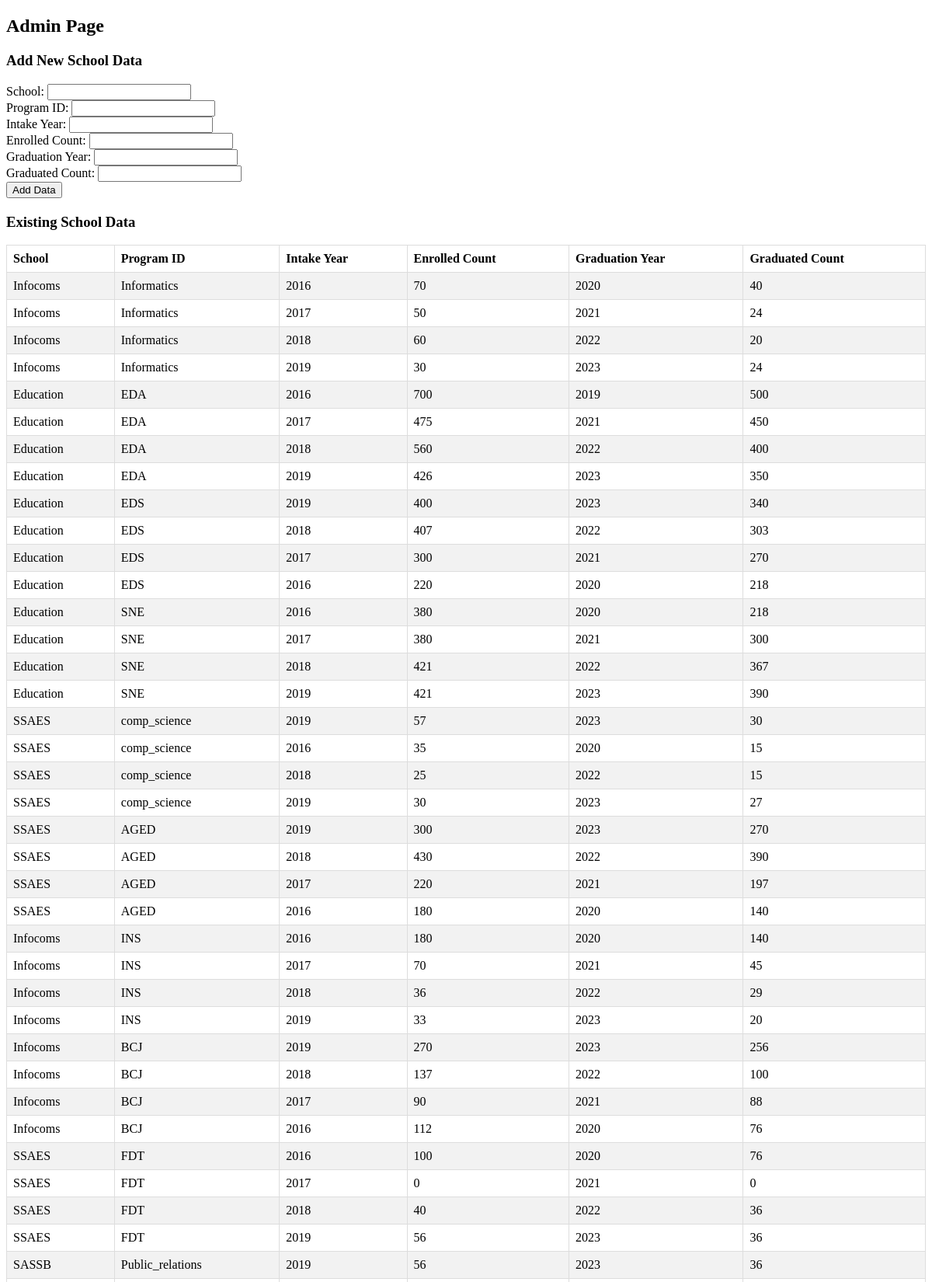
The app's page /admin.php (upper part) with its own data.
### tables this page shows
CREATE TABLE `records` (
  `id` int(11) NOT NULL,
  `school` varchar(20) NOT NULL,
  `programId` varchar(20) NOT NULL,
  `intakeYear` year(4) NOT NULL,
  `enrolled_count` int(11) NOT NULL,
  `graduationYear` year(4) NOT NULL,
  `graduated_count` int(11) NOT NULL
);

### admin.php (the view, shortened to what this page needs)
<!DOCTYPE html>
<html>
<head>
</head>
<body>
<h2>Admin Page</h2>
<div class="form">
<form method="post" action="conn.php">
    <h3>Add New School Data</h3>
    <label for="school">School:</label>
    <input type="text" id="school" name="school" required><br>
    <label for="programId">Program ID:</label>
    <input type="text" id="programId" name="programId" required><br>
    <label for="intakeYear">Intake Year:</label>
    <input type="text" id="intakeYear" name="intakeYear" required><br>
    <label for="enrolled_count">Enrolled Count:</label>
    <input type="number" id="enrolled_count" name="enrolled_count" required><br>
    <label for="graduationYear">Graduation Year:</label>
    <input type="text" id="graduationYear" name="graduationYear" required><br>
    <label for="graduated_count">Graduated Count:</label>
    <input type="number" id="graduated_count" name="graduated_count" required><br>
    <button type="submit">Add Data</button>
</form>
    </div>
<h3>Existing School Data</h3>
<table>
    <tr>
        <th>School</th>
        <th>Program ID</th>
        <th>Intake Year</th>
        <th>Enrolled Count</th>
        <th>Graduation Year</th>
        <th>Graduated Count</th>
    </tr>
<?php
$conn = new mysqli('localhost', 'root', '', 'project');
$sql = "SELECT school, programId, intakeYear, enrolled_count, graduationYear, graduated_count FROM records";
$result = $conn->query($sql);
if ($result->num_rows > 0) {
    while($row = $result->fetch_assoc()) {
        echo "<tr><td>" . $row["school"] . "</td><td>" . $row["programId"] . "</td><td>" . $row["intakeYear"] . "</td><td>" . $row["enrolled_count"] . "</td><td>" . $row["graduationYear"] . "</td><td>" . $row["graduated_count"] . "</td></tr>";
    }
} else {
    echo "0 results";
}
?>
</table>
</body>
</html>

### admin.php (style rules this page uses)
table { border-collapse: collapse; width: 100%; }
th, td { border: 1px solid #dddddd; text-align: left; padding: 8px; }
tr:nth-child(even) { background-color: #f2f2f2; }
form { margin-bottom: 20px; font-weight: 200; }

### records on screen
records: school "Infocoms", programId "Informatics", intakeYear "2016", enrolled_count "70", graduationYear "2020", graduated_count "40"
records: school "Infocoms", programId "Informatics", intakeYear "2017", enrolled_count "50", graduationYear "2021", graduated_count "24"
records: school "Infocoms", programId "Informatics", intakeYear "2018", enrolled_count "60", graduationYear "2022", graduated_count "20"
records: school "Infocoms", programId "Informatics", intakeYear "2019", enrolled_count "30", graduationYear "2023", graduated_count "24"
records: school "Education", programId "EDA", intakeYear "2016", enrolled_count "700", graduationYear "2019", graduated_count "500"
records: school "Education", programId "EDA", intakeYear "2017", enrolled_count "475", graduationYear "2021", graduated_count "450"
records: school "Education", programId "EDA", intakeYear "2018", enrolled_count "560", graduationYear "2022", graduated_count "400"
records: school "Education", programId "EDA", intakeYear "2019", enrolled_count "426", graduationYear "2023", graduated_count "350"
records: school "Education", programId "EDS", intakeYear "2019", enrolled_count "400", graduationYear "2023", graduated_count "340"
records: school "Education", programId "EDS", intakeYear "2018", enrolled_count "407", graduationYear "2022", graduated_count "303"
records: school "Education", programId "EDS", intakeYear "2017", enrolled_count "300", graduationYear "2021", graduated_count "270"
records: school "Education", programId "EDS", intakeYear "2016", enrolled_count "220", graduationYear "2020", graduated_count "218"
records: school "Education", programId "SNE", intakeYear "2016", enrolled_count "380", graduationYear "2020", graduated_count "218"
records: school "Education", programId "SNE", intakeYear "2017", enrolled_count "380", graduationYear "2021", graduated_count "300"
records: school "Education", programId "SNE", intakeYear "2018", enrolled_count "421", graduationYear "2022", graduated_count "367"
records: school "Education", programId "SNE", intakeYear "2019", enrolled_count "421", graduationYear "2023", graduated_count "390"
records: school "SSAES", programId "comp_science", intakeYear "2019", enrolled_count "57", graduationYear "2023", graduated_count "30"
records: school "SSAES", programId "comp_science", intakeYear "2016", enrolled_count "35", graduationYear "2020", graduated_count "15"
records: school "SSAES", programId "comp_science", intakeYear "2018", enrolled_count "25", graduationYear "2022", graduated_count "15"
records: school "SSAES", programId "comp_science", intakeYear "2019", enrolled_count "30", graduationYear "2023", graduated_count "27"
records: school "SSAES", programId "AGED", intakeYear "2019", enrolled_count "300", graduationYear "2023", graduated_count "270"
records: school "SSAES", programId "AGED", intakeYear "2018", enrolled_count "430", graduationYear "2022", graduated_count "390"
records: school "SSAES", programId "AGED", intakeYear "2017", enrolled_count "220", graduationYear "2021", graduated_count "197"
records: school "SSAES", programId "AGED", intakeYear "2016", enrolled_count "180", graduationYear "2020", graduated_count "140"
records: school "Infocoms", programId "INS", intakeYear "2016", enrolled_count "180", graduationYear "2020", graduated_count "140"
records: school "Infocoms", programId "INS", intakeYear "2017", enrolled_count "70", graduationYear "2021", graduated_count "45"
records: school "Infocoms", programId "INS", intakeYear "2018", enrolled_count "36", graduationYear "2022", graduated_count "29"
records: school "Infocoms", programId "INS", intakeYear "2019", enrolled_count "33", graduationYear "2023", graduated_count "20"
records: school "Infocoms", programId "BCJ", intakeYear "2019", enrolled_count "270", graduationYear "2023", graduated_count "256"
records: school "Infocoms", programId "BCJ", intakeYear "2018", enrolled_count "137", graduationYear "2022", graduated_count "100"
records: school "Infocoms", programId "BCJ", intakeYear "2017", enrolled_count "90", graduationYear "2021", graduated_count "88"
records: school "Infocoms", programId "BCJ", intakeYear "2016", enrolled_count "112", graduationYear "2020", graduated_count "76"
records: school "SSAES", programId "FDT", intakeYear "2016", enrolled_count "100", graduationYear "2020", graduated_count "76"
records: school "SSAES", programId "FDT", intakeYear "2017", enrolled_count "0", graduationYear "2021", graduated_count "0"
records: school "SSAES", programId "FDT", intakeYear "2018", enrolled_count "40", graduationYear "2022", graduated_count "36"
records: school "SSAES", programId "FDT", intakeYear "2019", enrolled_count "56", graduationYear "2023", graduated_count "36"
records: school "SASSB", programId "Public_relations", intakeYear "2019", enrolled_count "56", graduationYear "2023", graduated_count "36"
